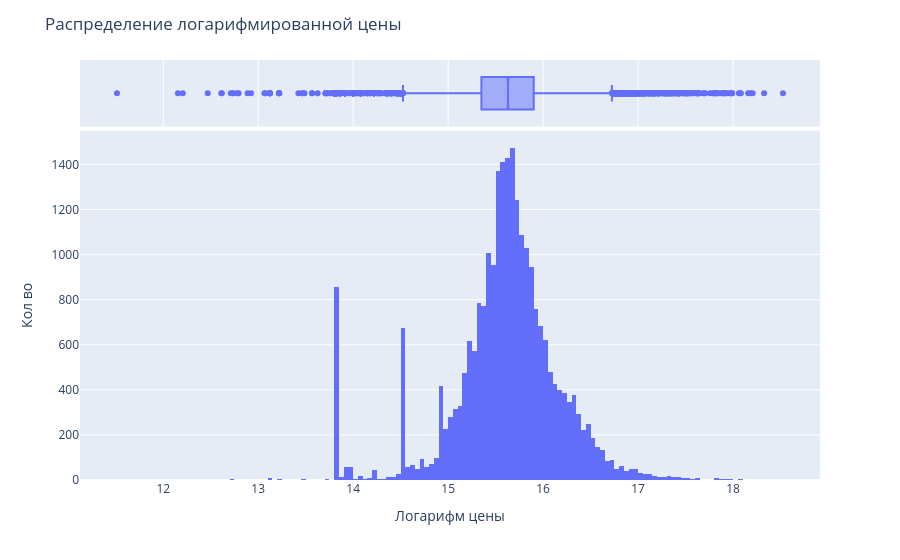

Here is the notebook cell this chart was saved with:
### Markdown cell above
У таргета есть явный тяжелый правый хвост, попробуем логарифмировать

### Code cell
fig = px.histogram(x=np.log(df_train['price_doc']), marginal='box')
fig.update_layout(
    title='Распределение логарифмированной цены',
    xaxis_title="Логарифм цены",
    yaxis_title="Кол во"
)
fig.show()

### Figure 1 — Plotly figure (JSON) as saved in the notebook; plotly's stock layout.template omitted (floating-point values rounded to 4 significant figures; data arrays with more than 128 entries replaced by an {"elided": "..."} marker saying what was removed)
{"data": [{"bingroup": "x", "hovertemplate": "x=%{x}<br>count=%{y}<extra></extra>", "legendgroup": "", "marker": {"color": "#636efa", "pattern": {"shape": ""}}, "name": "", "orientation": "v", "showlegend": false, "type": "histogram", "x": {"elided": "25445 float values"}, "xaxis": "x", "yaxis": "y"}, {"hovertemplate": "x=%{x}<extra></extra>", "legendgroup": "", "marker": {"color": "#636efa"}, "name": "", "notched": true, "showlegend": false, "type": "box", "x": {"elided": "25445 float values"}, "xaxis": "x2", "yaxis": "y2"}], "layout": {"barmode": "relative", "legend": {"tracegroupgap": 0}, "margin": {"t": 60}, "title": {"text": "Распределение логарифмированной цены"}, "xaxis": {"anchor": "y", "domain": [0, 1], "title": {"text": "Логарифм цены"}}, "xaxis2": {"anchor": "y2", "domain": [0, 1], "matches": "x", "showgrid": true, "showticklabels": false}, "yaxis": {"anchor": "x", "domain": [0, 0.8316], "title": {"text": "Кол во"}}, "yaxis2": {"anchor": "x2", "domain": [0.8416, 1], "matches": "y2", "showgrid": false, "showline": false, "showticklabels": false, "ticks": ""}}}
